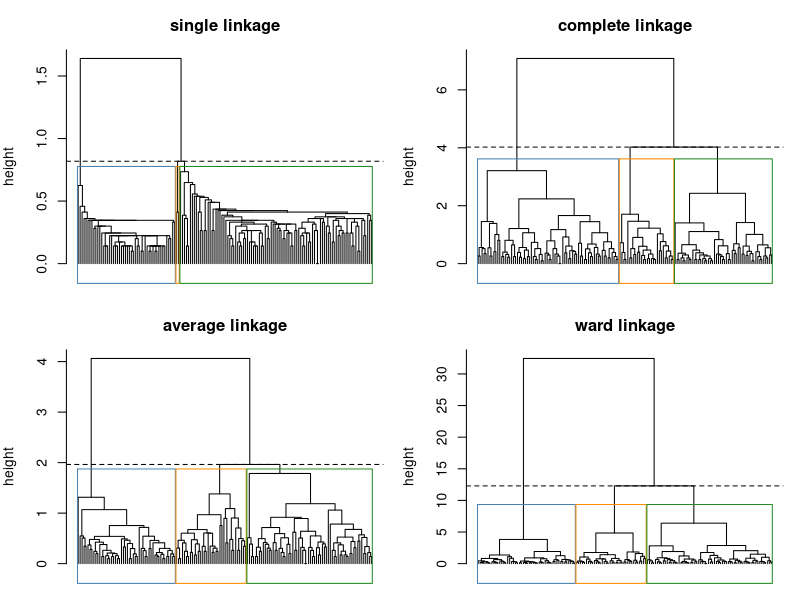

Reproduce this figure in R.
# Dendrograms of the iris data under single, complete, average and Ward linkage.
d <- dist(iris[, 1:4])  # Euclidean distances
par(mfrow = c(2, 2), mar = c(1, 4, 3, 1))
for (method in c("single", "complete", "average", "ward.D2")) {  # ward.D2: Ward's criterion on Euclidean distances
  hc <- hclust(d, method = method)
  h <- hc$height
  nh <- length(h)
  cut_h <- 0.999 * h[nh - 1] + 0.001 * h[nh - 2]  # cut that leaves three clusters
  plot(hc, labels = FALSE, hang = -1, xlab = "", sub = "", ylab = "height",
       main = paste(sub(".D2", "", method, fixed = TRUE), "linkage"))
  abline(h = cut_h, lty = 2)
  rect.hclust(hc, k = 3, border = c("steelblue", "darkorange", "forestgreen"))
  print(table(cluster = cutree(hc, k = 3), species = iris$Species))
}
